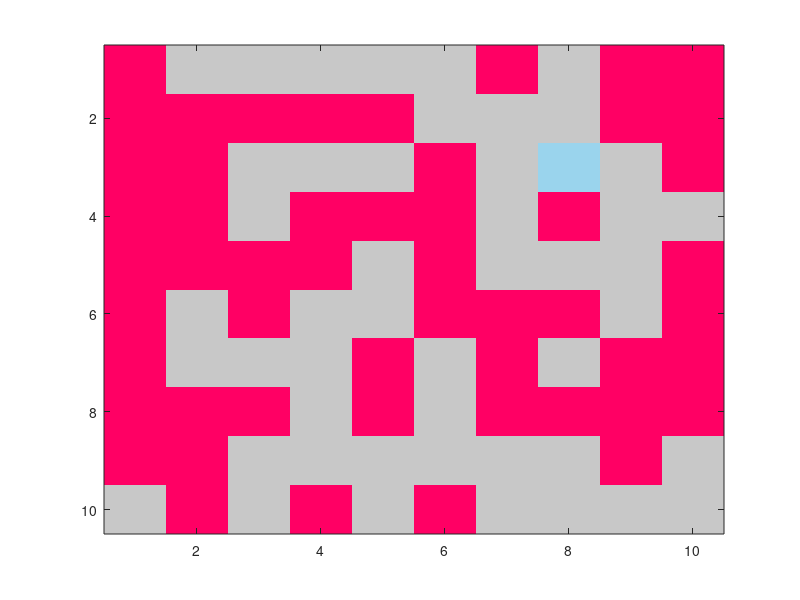

This figure's MATLAB source:
%% Grain simulation of fighting Pokemon
% Code layout:
%   - Set up constants
%   - Set up the pokemon type list and colormap accordingly
%   - Pre-allocate arrays
%   - Distribute pokemon stats in an array
%   - Loop over arrays, making logic decisions and drawing


% Current flaws/things to work on: 
%   - Speed has no affect on the iteration through the array
%       Instead we should make it affect who goes first in 'battle'
%   - No health is gained/absorbed, things just get weaker
%   - ATK and DEF are constant always right now
%   - How do we deal with pokemon becoming large blobs?
width = 600;
height = 600;
tw = 60;

types = ['Normal', 'Fire', 'Water', 'Electric', 'Grass', 'Ice', ...
    'Fighting', 'Poison', 'Ground', 'Flying', 'Psychic', 'Bug', 'Rock', ...
    'Ghost', 'Dragon', 'Dark', 'Steel', 'Fairy'];
cmap = 1/255.*[200,200,200;     % Normal
    255,0,0;                    % Fire
    0,0,255;                    % Water
    255,255,0;                  % Electric
    0,255,0;                    % Grass
    100,100,255;                % Ice
    153,37,33;                  % Fighting
    100,0,200;                  % Poison
    216,170,91;                 % Ground
    154,212,237;                % Flying
    255,0,255;                  % Psychic
    100,255,0;                  % Bug
    142,110,142;                % Rock
    41,26,79;                   % Ghost
    98,157,209;                 % Dragon
    20,20,20;                   % Dark
    100,100,100                 % Steel
    255,0,100;                  % Fairy
    ];


% Take advantage of Matlabs array support, don't use classes
% Each pixel will have stats and this multitude of arrays
% can be viewed to be the 'class'

attack = zeros(width/tw, height/tw);
defense = zeros(width/tw, height/tw);
health = zeros(width/tw, height/tw);
speed = zeros(width/tw, height/tw);
type1 = zeros(width/tw, height/tw);
type2 = zeros(width/tw, height/tw);
micromon = zeros(width/tw, height/tw);

% This is then split between HP, SPD, DEF and ATK
max_stat = 255;
totstat = ones(width/tw, height/tw)*max_stat; 

% Construct the micromon's stats
health = 100 + floor(rand(width/tw, height/tw).*totstat);
totstat = totstat - health + 100;
attack = floor(rand(width/tw, height/tw).*totstat);
totstat = totstat - attack;
defense = floor(rand(width/tw, height/tw).*totstat);
totstat = totstat - defense;
speed = totstat;

clear totstat max_stat 
% Construct the type system, using /u/Morning_Fresh logic
% Type 2 is non zero every 25%
% Type 1 is one of 18 types: [0, 17]
type1 = floor(rand(width/tw, height/tw)*18);
type2 = floor(rand(width/tw, height/tw)*18).*(rand(width/tw, height/tw)<=0.25);

for iter = 1:10
    image(1:width/tw, 1:height/tw, health)
    colormap(cmap)
    
    % Lengthy comparisons coming up...
    
    %% Fighting
    % Iterate through grid and compare to neighbours as we go
    % There are neighbours above, below, left and right. No diagonals
    % To minimise bias we randomly select which SINGULAR pokemon to fight
    fight = floor(rand(width/tw, height/tw)*4);
    for i = 1:width/tw
        for j = 1:height/tw
            % Map the directions clockwise:
            % 0 = above, 1 = right, 2 = below, 3 = left
            if (fight(i,j) == 0)||(fight(i,j) == 2)
                % Subtract 1 from fight[i,j] to get above/below modifier
                movement = j + fight(i,j) - 1;
                if (1 <= movement && movement <= height/tw)
                   % FIGHT 
                   if attack(i,j) > defense(i, movement)
                      health(i, movement) = health(i, movement) - attack(i,j);
                   elseif attack(i,movement) > defense(i, j)
                       health(i, j) = health(i, j) - attack(i,movement);
                   end
                end
            else
                % Subtract 2 from fight[i,j] to get L/R modifier
                if (1 <= j + fight(i,j) - 2 <= width/tw)
                   % FIGHT 
                end
            end
            
        end
    end
    
    %% Consuming the dead and making them our own
    % Could add an array of co-ordinates to keep track of where pokemon
    % are actively fighting, thus avoiding the middles of large pokemon
    
    %% Screen delay so progression is visible
    pause(0.1)
    
end


% If neighbouring pixels are the same colour then leave the
% Expand through the arrays from there

%image([1:200], [1:200], stat])
%colormap([regional definitions])


